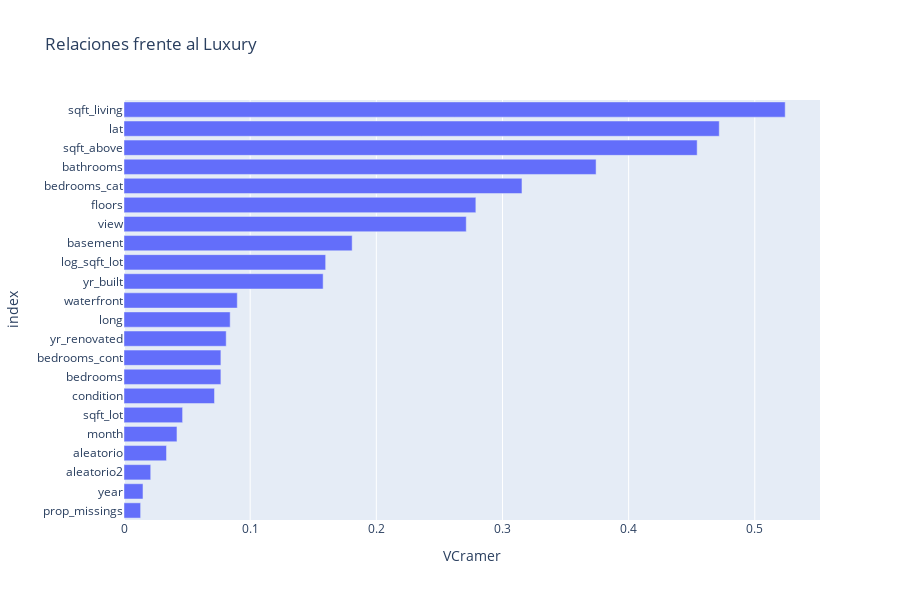

The code cell stored with this chart in its notebook:
### Code cell
# plt.clf()
# Obtener el gráfico de importancia de las variables frente a la objetivo continua según vcramer
import plotly.express as px
px.bar(tablaCramer,x=tablaCramer.VCramer,title='Relaciones frente al Luxury',height=600).update_yaxes(categoryorder="total ascending")
# plt.show()

### Figure 1 — Plotly figure (JSON) as saved in the notebook; plotly's stock layout.template omitted (floating-point values rounded to 4 significant figures)
{"data": [{"alignmentgroup": "True", "hovertemplate": "VCramer=%{x}<br>index=%{y}<extra></extra>", "legendgroup": "", "marker": {"color": "#636efa", "pattern": {"shape": ""}}, "name": "", "offsetgroup": "", "orientation": "h", "showlegend": false, "textposition": "auto", "type": "bar", "x": [0.04199, 0.0768, 0.3742, 0.5241, 0.04644, 0.4543, 0.1578, 0.4718, 0.08416, 0.0768, 0.1598, 0.01317, 0.01504, 0.2789, 0.0898, 0.2713, 0.07174, 0.1809, 0.081, 0.3155, 0.03369, 0.02118], "xaxis": "x", "y": ["month", "bedrooms", "bathrooms", "sqft_living", "sqft_lot", "sqft_above", "yr_built", "lat", "long", "bedrooms_cont", "log_sqft_lot", "prop_missings", "year", "floors", "waterfront", "view", "condition", "basement", "yr_renovated", "bedrooms_cat", "aleatorio", "aleatorio2"], "yaxis": "y"}], "layout": {"barmode": "relative", "height": 600, "legend": {"tracegroupgap": 0}, "title": {"text": "Relaciones frente al Luxury"}, "xaxis": {"anchor": "y", "domain": [0, 1], "title": {"text": "VCramer"}}, "yaxis": {"anchor": "x", "categoryorder": "total ascending", "domain": [0, 1], "title": {"text": "index"}}}}
